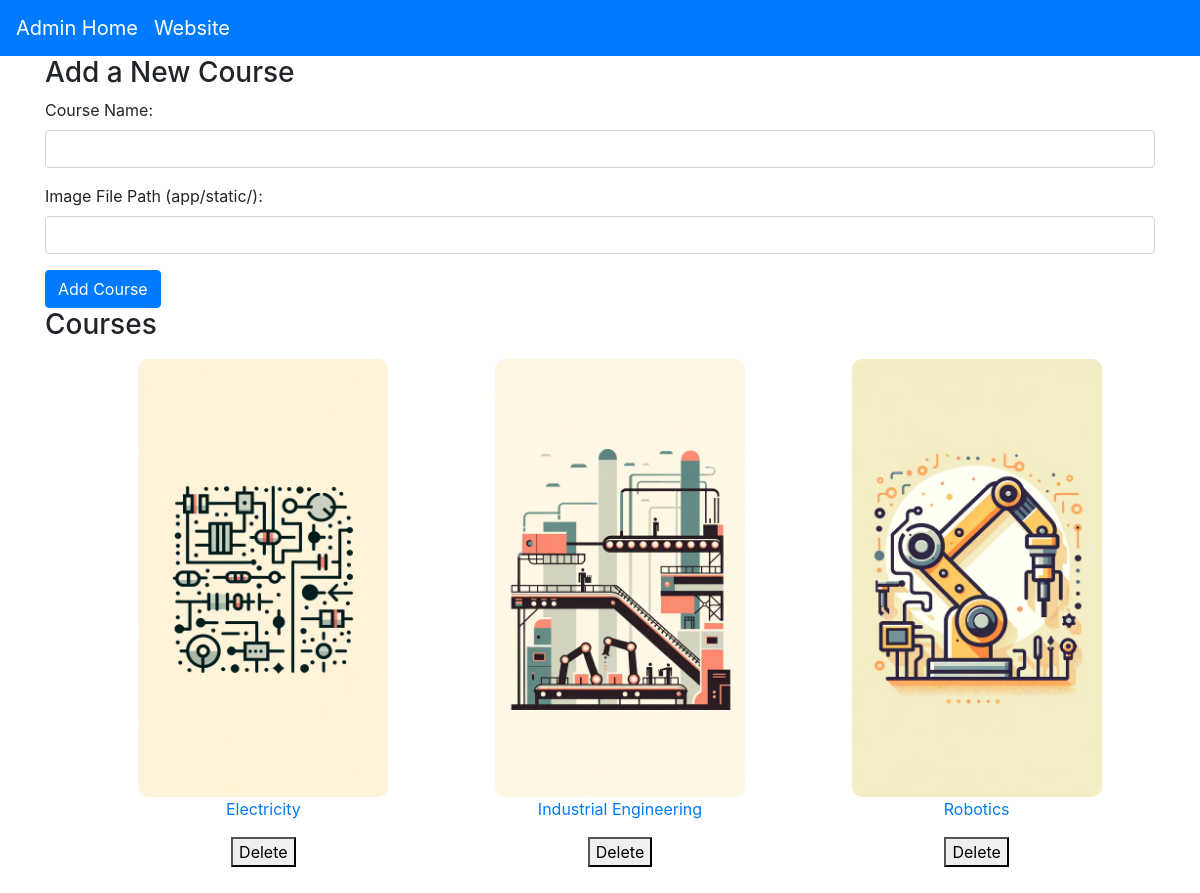
/admin, run on an earlier commit of the app's database.
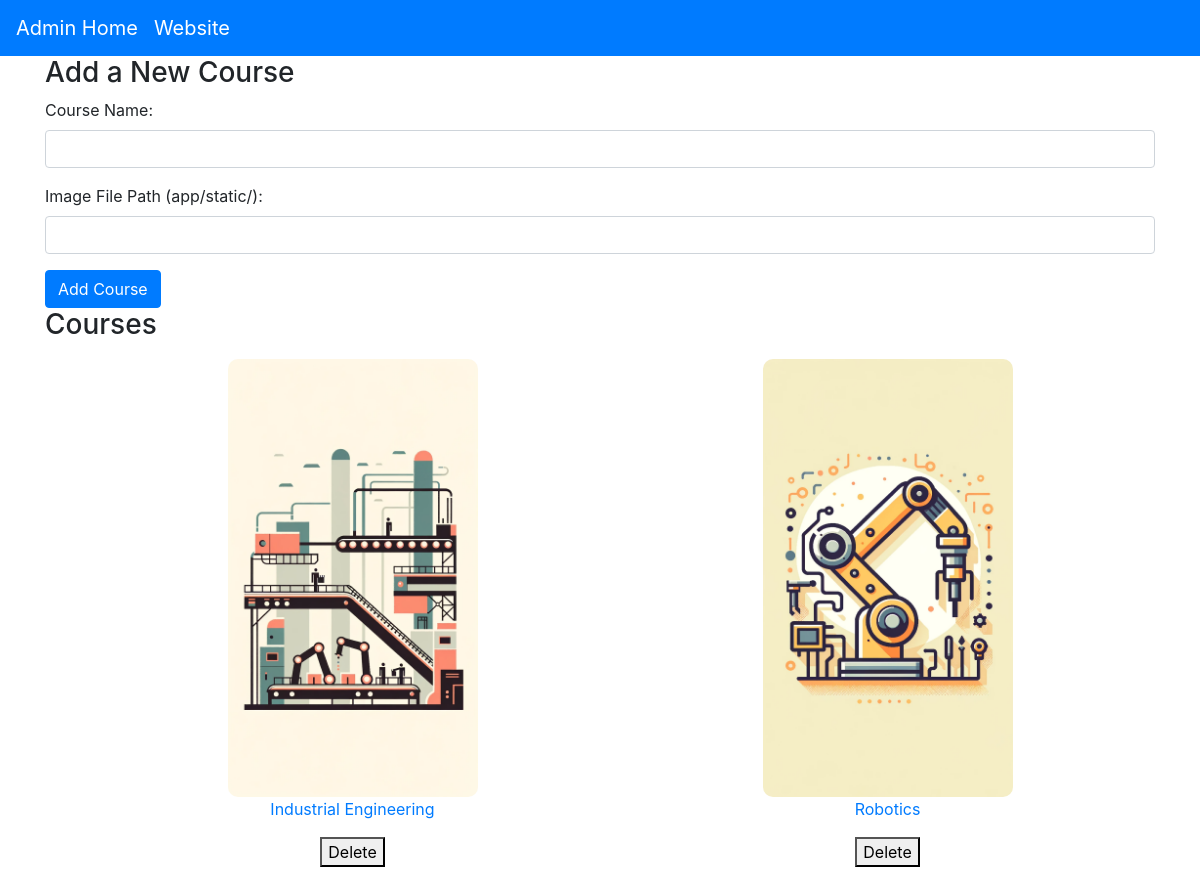
And on a later commit of the database.
### app.py (models this page shows, shortened)
class Course(db.Model):
    id = db.Column(db.Integer, primary_key=True)
    course_name = db.Column(
        db.String(50),
        nullable=False
    )
    image_file = db.Column(
        db.String(20),
        nullable=False
    )
    units = db.relationship(
        'Unit',
        backref='course',
        lazy=True,
        cascade="all,delete"
    )

### app.py (the view, shortened to what this page needs)
@app.route('/admin', methods=['GET', 'POST'])
def admin():
    return render_template(
        'admin.html',
        courses=Course.query.all()
    )

### templates/admin.html (shortened to what this page needs)
{% extends "layout.html" %}
{% block style %}
    <link
        rel="stylesheet"
        href="{{ url_for('static', filename='css/index_style.css')}}"
    />
    <link
        rel="stylesheet"
        href="https://cdn.jsdelivr.net/npm/bootstrap@4.0.0/dist/css/bootstrap.min.css"
    />
{% endblock %}
{% block body %}
    <nav class="navbar navbar-expand-lg navbar-dark bg-primary">
        <a class="navbar-brand" href="{{ url_for('admin') }}">Admin Home</a>
        <a class="navbar-brand" href="{{ url_for('index') }}">Website</a>
    </nav>
    <div class="container">
        <h3>Add a New Course</h3>
        <form action="{{ url_for('admin') }}" method="post">
            <div class="form-group">
                <label for="course_name">Course Name:</label>
                <input type="text" name="course_name" required class="form-control">
            </div>
            <div class="form-group">
                <label for="image_file">Image File Path (app/static/):</label>
                <input type="text" name="image_file" required class="form-control">
            </div>
            <input type="submit" value="Add Course" class="btn btn-primary">
        </form>
        <h3>Courses</h3>
        <ul class="courses-list">
            {% for course in courses %}
                <li class="course-item">
                    <a href="{{ url_for('admin_add_units', course_id=course.id) }}">
                        <figure>
                            <img
                                src="{{ url_for('static', filename=course.image_file)}}"
                            />
                            <figcaption>{{ course.course_name }}</figcaption>
                        </figure>
                    </a>
                    <form action="{{ url_for('delete_course', course_id=course.id) }}" method="post">
                        <button type="submit">Delete</button>
                    </form>
                </li>
            {% endfor %}
        </ul>
    </div>
{% endblock %}

What changed in the data, as far as the page shows it:
removed Course: image_file (picture), course_name "Electricity"
